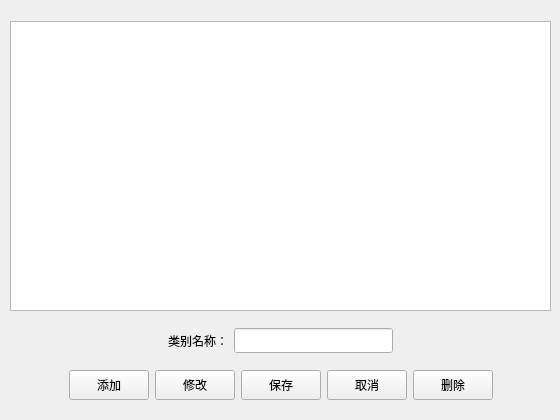
         <widget class="QWidget" name="Adjust_page">
          <widget class="QWidget" name="layoutWidget">
           <property name="geometry">
            <rect>
             <x>10</x>
             <y>10</y>
             <width>541</width>
             <height>401</height>
            </rect>
           </property>
           <layout class="QVBoxLayout" name="verticalLayout_4">
            <item>
             <widget class="QTableView" name="Adjust_tableView">
              <property name="sizePolicy">
               <sizepolicy hsizetype="Expanding" vsizetype="Maximum">
                <horstretch>0</horstretch>
                <verstretch>0</verstretch>
               </sizepolicy>
              </property>
              <property name="minimumSize">
               <size>
                <width>0</width>
                <height>290</height>
               </size>
              </property>
             </widget>
            </item>
            <item>
             <layout class="QHBoxLayout" name="horizontalLayout_7">
              <item>
               <spacer name="horizontalSpacer_9">
                <property name="orientation">
                 <enum>Qt::Horizontal</enum>
                </property>
                <property name="sizeHint" stdset="0">
                 <size>
                  <width>40</width>
                  <height>20</height>
                 </size>
                </property>
               </spacer>
              </item>
              <item>
               <widget class="QLabel" name="label_23">
                <property name="styleSheet">
                 <string notr="true">background:transparent</string>
                </property>
                <property name="text">
                 <string>类别名称：</string>
                </property>
               </widget>
              </item>
              <item>
               <widget class="QLineEdit" name="Adjust_Name_lineEdit">
                <property name="minimumSize">
                 <size>
                  <width>0</width>
                  <height>25</height>
                 </size>
                </property>
                <property name="styleSheet">
                 <string notr="true"/>
                </property>
               </widget>
              </item>
              <item>
               <spacer name="horizontalSpacer_10">
                <property name="orientation">
                 <enum>Qt::Horizontal</enum>
                </property>
                <property name="sizeHint" stdset="0">
                 <size>
                  <width>40</width>
                  <height>20</height>
                 </size>
                </property>
               </spacer>
              </item>
             </layout>
            </item>
            <item>
             <layout class="QHBoxLayout" name="horizontalLayout_9">
              <item>
               <spacer name="horizontalSpacer_11">
                <property name="orientation">
                 <enum>Qt::Horizontal</enum>
                </property>
                <property name="sizeHint" stdset="0">
                 <size>
                  <width>40</width>
                  <height>20</height>
                 </size>
                </property>
               </spacer>
              </item>
              <item>
               <layout class="QHBoxLayout" name="horizontalLayout_8">
                <item>
                 <widget class="QPushButton" name="Add_Adjust_pushButton">
                  <property name="minimumSize">
                   <size>
                    <width>0</width>
                    <height>30</height>
                   </size>
                  </property>
                  <property name="styleSheet">
                   <string notr="true"/>
                  </property>
                  <property name="text">
                   <string>添加</string>
                  </property>
                 </widget>
                </item>
                <item>
                 <widget class="QPushButton" name="Modify_Adjust_pushButton">
                  <property name="minimumSize">
                   <size>
                    <width>0</width>
                    <height>30</height>
                   </size>
                  </property>
                  <property name="styleSheet">
                   <string notr="true"/>
                  </property>
                  <property name="text">
                   <string>修改</string>
                  </property>
                 </widget>
                </item>
                <item>
                 <widget class="QPushButton" name="Save_Adjust_pushButton">
                  <property name="minimumSize">
                   <size>
                    <width>0</width>
                    <height>30</height>
                   </size>
                  </property>
                  <property name="styleSheet">
                   <string notr="true"/>
                  </property>
                  <property name="text">
                   <string>保存</string>
                  </property>
                 </widget>
                </item>
                <item>
                 <widget class="QPushButton" name="Cancle_Adjust_pushButton">
                  <property name="minimumSize">
                   <size>
                    <width>0</width>
                    <height>30</height>
                   </size>
                  </property>
                  <property name="styleSheet">
                   <string notr="true"/>
                  </property>
                  <property name="text">
                   <string>取消</string>
                  </property>
                 </widget>
                </item>
                <item>
                 <widget class="QPushButton" name="Delete_Adjust_pushButton">
                  <property name="minimumSize">
                   <size>
                    <width>0</width>
                    <height>30</height>
                   </size>
                  </property>
                  <property name="styleSheet">
                   <string notr="true"/>
                  </property>
                  <property name="text">
                   <string>删除</string>
                  </property>
                 </widget>
                </item>
               </layout>
              </item>
              <item>
               <spacer name="horizontalSpacer_12">
                <property name="orientation">
                 <enum>Qt::Horizontal</enum>
                </property>
                <property name="sizeHint" stdset="0">
                 <size>
                  <width>40</width>
                  <height>20</height>
                 </size>
                </property>
               </spacer>
              </item>
             </layout>
            </item>
           </layout>
          </widget>
         </widget>
